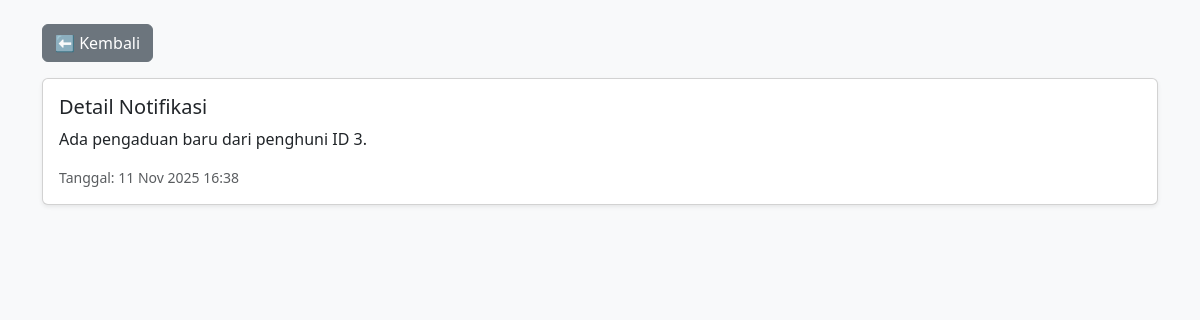
Screenshot of /admin/notifikasi/detail_notif.php?id=42 (signed in) with the database file from the repository.
### tables this page shows
CREATE TABLE `notifikasi` (
  `id` int(11) NOT NULL,
  `id_pengumuman` int(11) NOT NULL,
  `id_pengaduan` int(11) DEFAULT NULL,
  `pesan` text NOT NULL,
  `tanggal` datetime DEFAULT current_timestamp(),
  `status` enum('baru','dibaca') DEFAULT 'baru',
  `jenis` enum('pengumuman','pengaduan','lainnya') DEFAULT 'pengumuman'
);

### admin/notifikasi/detail_notif.php (the view, shortened to what this page needs)
<?php
include '../koneksi.php';
$id = intval($_GET['id'] ?? 0);
$query = mysqli_query($koneksi, "SELECT * FROM notifikasi WHERE id=$id LIMIT 1");
$data = mysqli_fetch_assoc($query);
?>
<!doctype html>
<html lang="id">
<head>
<link rel="stylesheet" href="https://cdn.jsdelivr.net/npm/bootstrap@5.3.0/dist/css/bootstrap.min.css">
</head>
<body class="bg-light">
<div class="container py-4">
    <a href="notifikasi.php" class="btn btn-secondary mb-3">⬅ Kembali</a>
    <div class="card shadow-sm">
        <div class="card-body">
            <h5 class="card-title">Detail Notifikasi</h5>
            <p><?= htmlspecialchars($data['pesan']) ?></p>
            <small class="text-muted">Tanggal: <?= date('d M Y H:i', strtotime($data['tanggal'])) ?></small>
        </div>
    </div>
</div>
</body>
</html>

### rows the page displays
notifikasi: pesan "Ada pengaduan baru dari penghuni ID 3.", tanggal "11 Nov 2025 16:38"
